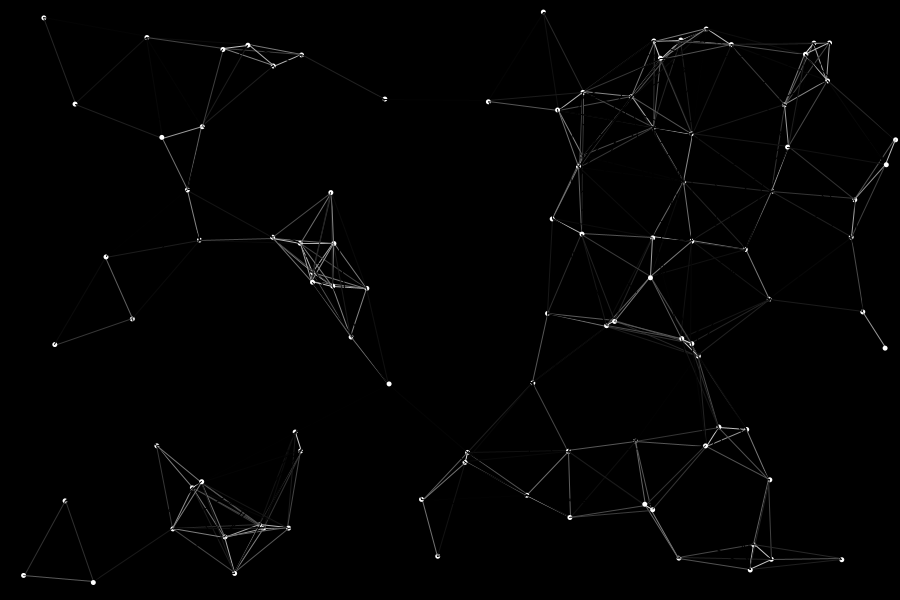
Frame 1 (no input)
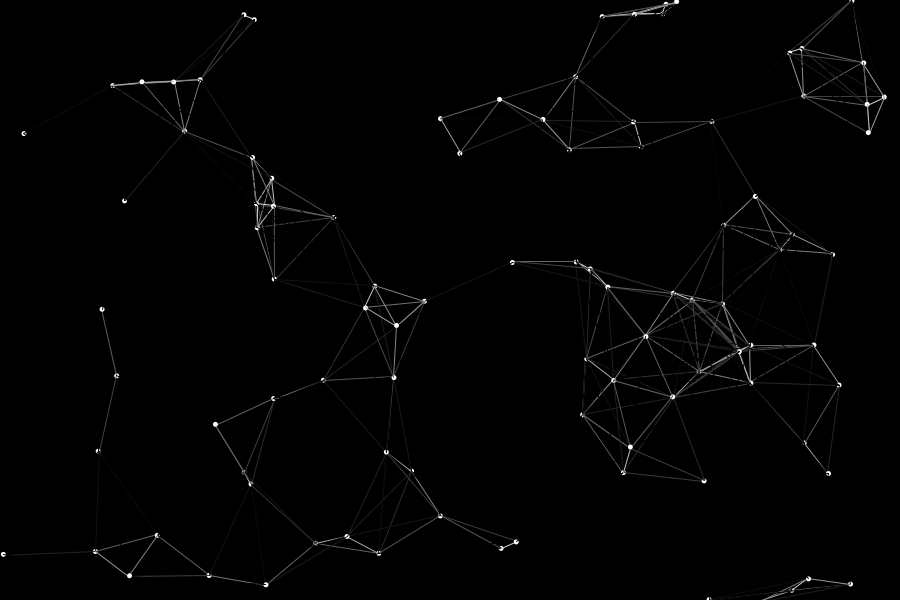
Frame 60 (the mouse pressed at the canvas centre just before this capture)
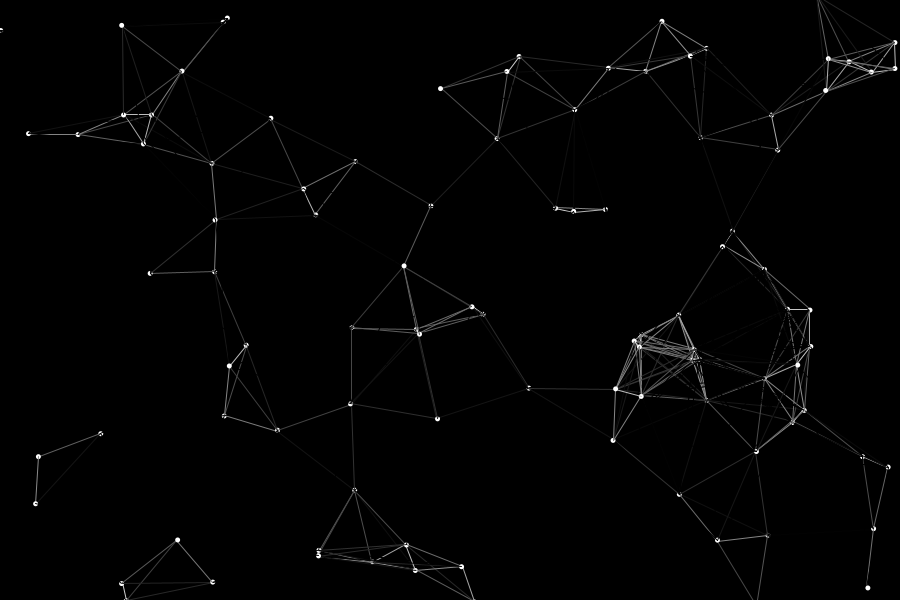
Frame 120 (the mouse held since frame 60 and released just before this capture)

The Processing sketch that drew these frames (run headless with seeded random() and noise(); from frame 60 on, the mouse is pressed at the canvas centre):

// Processing sketch: sketch_170109d
// ── sketch_170109d.pde

int leng = 100;
int speed = 1 ; 
Dot[] dots = new Dot[leng];
float[] cx;
float[] cy;
float[] dist;
float len=150;
float distance(Dot d1, Dot d2){
  float dis = sqrt((d1.x-d2.x)*(d1.x-d2.x) + (d1.y-d2.y)*(d1.y-d2.y));
  //print(dis,"  ");
  return dis;
}

void setup() {
  size(900, 600);
  for (int i = 0; i < dots.length; i++) {
    dots[i] = new Dot();
  }
}

void draw() {
  translate(width/2, height/2);
  background(0);
  int p = 0;
  for(int i=0 ; i < dots.length ; i++){
    p=0;
    cx = new float[leng*leng];
    cy = new float[leng*leng];
    dist = new float[leng*leng];
    for(int j = i+1; j < dots.length; j++){
      float dis = distance(dots[i],dots[j]);
      if(dis<len){
        p = p + 1;
        cx[p] = dots[j].x; //<>//
        cy[p] = dots[j].y;
        dist[p] = dis;
        //println(cx[p],cy[p]);
      }
    }
    if(cx.length>0) {
      dots[i].updateClose(cx,cy,dist);
    }
    else 
      dots[i].nullClose();
  }
  
  for (int i = 0; i < dots.length; i++) {
    dots[i].update();
    dots[i].show();
    dots[i].nullClose();
  }
}
// ── Dot.pde

class Dot {
  float[] closex;
  float[] closey;
  float[] dist;
  float x;
  float y;
  float direction; // can range from 0 to 360
  float scalar1, scalar2;
  
  Dot() {
    x = random(-width/2, width/2);
    y = random(-height/2, height/2);
    direction = random(180);
    float random = random(10);
    scalar1 = (random>5) ? 1 : -1;
    scalar2 = (random>5) ? 1 : -1;
  }
  
  void changeDirection(){
    direction = random(180);
    float random = random(10);
    scalar1 = (random>5) ? 1 : -1;
    scalar2 = (random>5) ? 1 : -1;
  }
  
  void updateClose(float[] closedotx,float[] closedoty,float[] dis){
    closex = new float[leng*leng];
    closey = new float[leng*leng];
    dist = new float[leng*leng];
    for(int i = 0 ; i < closedotx.length; i++ ){
      closex[i] = closedotx[i];
      closey[i] = closedoty[i];
      dist[i] = dis[i];
      }
  }
  
  void nullClose(){
    closex = null;
    closey = null;
    dist = null ;
  }
  
    void update(){
    if(x < -width/2 || x > width/2 || y < -height/2 || y > height/2  )
      changeDirection();
    float angle = radians(direction);
      x = x + speed*scalar1*cos(angle) ;
      y = y + speed*scalar2*sin(angle) ;
  }
  
  
  void show(){
    fill(255);
    noStroke();
    ellipse(x,y,5,5);
    if(closex != null)
    for(int i=0;i<closex.length-1;i++){
      if(closex[i]!=0){
        //println(dist[i]);
        stroke(map(dist[i],0,100,255,15));
        line(x,y,closex[i],closey[i]);
      }
      }
  }
}
